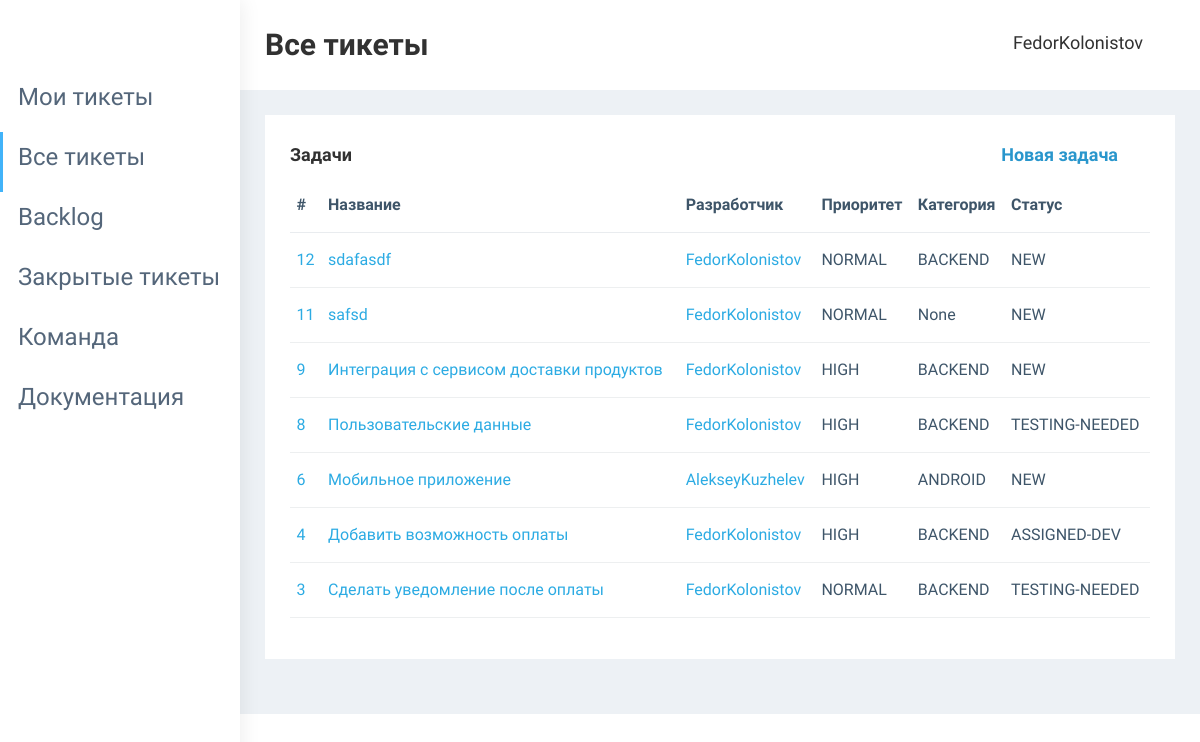
The app's page /tickets/ (signed in), older data.
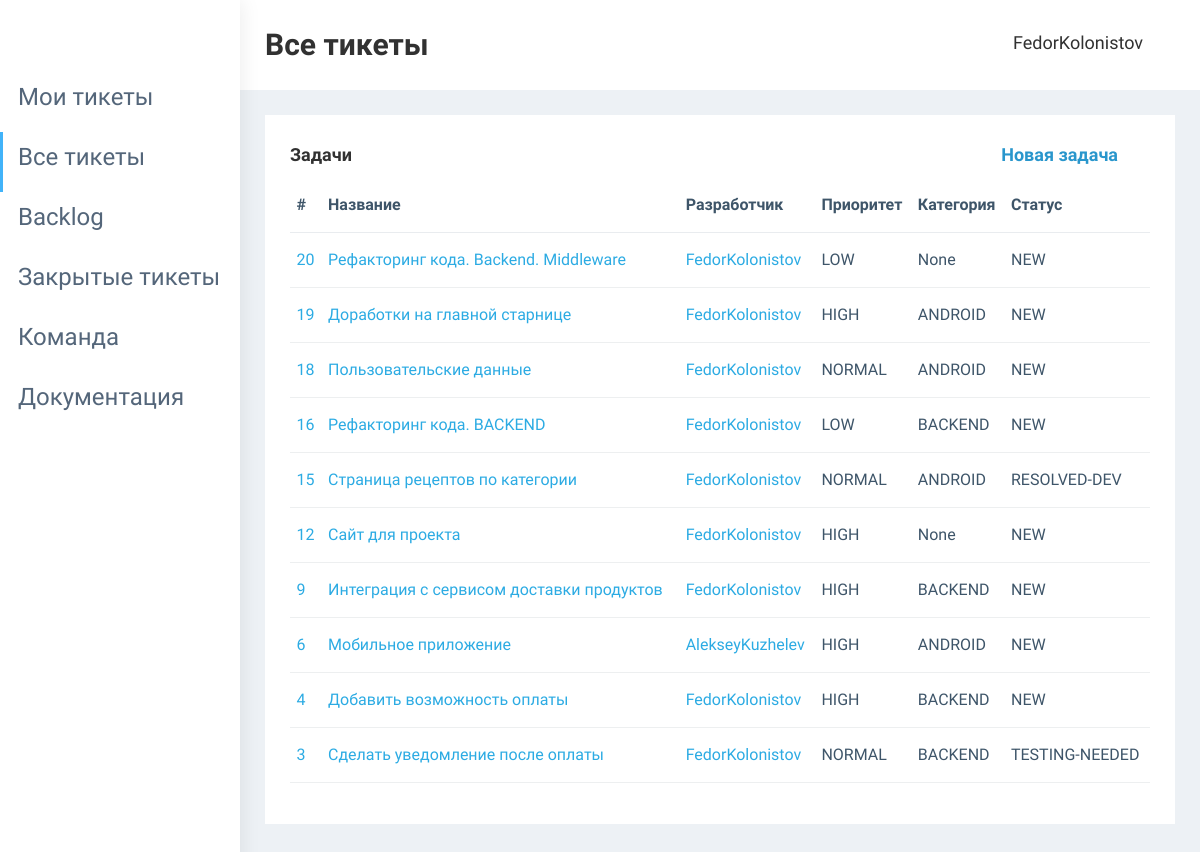
The same page, newer data.
### main/models.py (models this page shows, shortened)
class Ticket(models.Model):
    title = models.CharField(max_length=250)
    text = models.TextField()
    created_at = models.DateTimeField(auto_now_add=True)
    author = models.ForeignKey(User, on_delete=models.SET_NULL, null=True, related_name='author')
    developer = models.ForeignKey(User, on_delete=models.SET_NULL, null=True, related_name='developer')
    priority = models.CharField(max_length=10, choices=PRIORITIES, default='NORMAL')
    status = models.CharField(max_length=30, choices=STATUSES, default='NEW')
    time = models.PositiveIntegerField(default=0)
    category = models.CharField(max_length=100, choices=CATS, null=True)
    backlog = models.BooleanField(default=False)
    version = models.PositiveIntegerField()

### main/views.py (the view)
# urls.py: path('', RedirectView.as_view(url='tickets', permanent=False), name='index'),
def tickets(request):
    tickets = Ticket.objects.exclude(status='CLOSED').order_by('-id')
    username = request.user
    return render(request, 'main/home.html', context={'tickets': tickets, 'title': "Все тикеты", 'username': username})

### main/templates/main/home.html (shortened to what this page needs)
{% extends 'main/index.html' %}
{% block main %}
    <div class="container-fluid">
        <div class="row">
            <div class="col-sm-12">
                <div class="white-box">
                    {% if tickets %}
                    <h3 class="box-title">Задачи
                        <a href="{% url 'new' %}" style="color:#2996cc;float:right; margin-right:2rem;">Новая задача</a>
                    </h3>
                    <div class="table-responsive">
                        <table class="table text-nowrap">
                            <thead>
                                <tr>
                                    <th class="border-top-0">#</th>
                                    <th class="border-top-0">Название</th>
                                    <th class="border-top-0">Разработчик</th>
                                    <th class="border-top-0">Приоритет</th>
                                    <th class="border-top-0">Категория</th>
                                    <th class="border-top-0">Статус</th>
                                </tr>
                            </thead>
                            <tbody>
                            {% for ticket in tickets %}
                                <tr>
                                    <td><a href="{% url 'ticket' ticket.id %}">{{ticket.id}}</a></td>
                                    <td><a href="{% url 'ticket' ticket.id %}">{{ticket.title}}</a></td>
                                    <td><a href="{% url 'dev_tickets' ticket.developer.pk %}">{{ticket.developer}}</a></td>
                                    <td>{{ticket.priority}}</td>
                                    <td>{{ticket.category}}</td>
                                    <td>{{ticket.status}}</td>
                                </tr>
                            {% endfor %}
                            </tbody>
                        </table>
                    </div>
                    {% endif %}
                </div>
            </div>
        </div>
    </div>
{% endblock %}

### main/templates/main/index.html (shortened to what this page needs)
<!DOCTYPE html>
{% load static %}
<html dir="ltr" lang="en">
<head>
   <link href="{% static 'main/css/style.min.css' %}" rel="stylesheet">
</head>
<body>
    <div id="main-wrapper" data-layout="vertical" data-navbarbg="skin5" data-sidebartype="full"
        data-sidebar-position="absolute" data-header-position="absolute" data-boxed-layout="full">
        <aside class="left-sidebar" data-sidebarbg="skin6">
            <div class="scroll-sidebar">
                <nav class="sidebar-nav">
                    <ul id="sidebarnav">
                        <li class="sidebar-item pt-2">
                            <a class="sidebar-link waves-effect waves-dark sidebar-link" href="{% url 'my_page' %}"
                                aria-expanded="false">
                                <span class="hide-menu" style="font-size: 1.5rem; margin-bottom: 10px;">Мои тикеты</span>
                            </a>
                        </li>
                        <li class="sidebar-item">
                            <a class="sidebar-link waves-effect waves-dark sidebar-link" href="{% url 'tickets' %}"
                                aria-expanded="false">
                                <span class="hide-menu" style="font-size: 1.5rem; margin-bottom: 10px;">Все тикеты</span>
                            </a>
                        </li>
                        <li class="sidebar-item">
                            <a class="sidebar-link waves-effect waves-dark sidebar-link" href="{% url 'backlog' 1 %}"
                                aria-expanded="false">
                                <span class="hide-menu" style="font-size: 1.5rem; margin-bottom: 10px;">Backlog</span>
                            </a>
                        </li>
                        <li class="sidebar-item">
                            <a class="sidebar-link waves-effect waves-dark sidebar-link" href="{% url 'closed_tickets' %}"
                                aria-expanded="false">
                                <span class="hide-menu" style="font-size: 1.5rem; margin-bottom: 10px;">Закрытые тикеты</span>
                            </a>
                        </li>
                        <li class="sidebar-item">
                            <a class="sidebar-link waves-effect waves-dark sidebar-link" href="{% url 'team' %}"
                                aria-expanded="false">
                                <span class="hide-menu" style="font-size: 1.5rem; margin-bottom: 10px;">Команда</span>
                            </a>
                        </li>
                        <li class="sidebar-item">
                            <a class="sidebar-link waves-effect waves-dark sidebar-link" href="{% url 'doc' %}"
                                aria-expanded="false">
                                <span class="hide-menu" style="font-size: 1.5rem; margin-bottom: 10px;">Документация</span>
                            </a>
                        </li>
                    </ul>
                </nav>
            </div>
        </aside>
        <div class="page-wrapper">
            <div class="page-breadcrumb bg-white">
                <div class="row align-items-center">
                    <div class="col-lg-3 col-md-4 col-sm-4 col-xs-12">
                        <h2 class="page-title">{{title}} </h2>
                    </div>
                    <div class="col-lg-9 col-sm-8 col-md-8 col-xs-12" style="height: 4rem;">
                        <h4 style="float:right; margin-right:2rem; margin-top:1.2rem;">{{username}}</h4>
                    </div>
                </div>
            </div>
        {% block main %}
        {% endblock %}
        </div>
    </div>
</body>
</html>

Row changes from the older to the newer data that the page shows:
no longer on this page (row edited): Ticket: id "11", title "safsd", developer "FedorKolonistov", priority "NORMAL", category "None", status "NEW"
no longer on this page (row edited): Ticket: id "8", title "Пользовательские данные", developer "FedorKolonistov", priority "HIGH", category "BACKEND", status "TESTING-NEEDED"
added Ticket: id "20", title "Рефакторинг кода. Backend. Middleware", developer "FedorKolonistov", priority "LOW", category "None", status "NEW"
added Ticket: id "19", title "Доработки на главной старнице", developer "FedorKolonistov", priority "HIGH", category "ANDROID", status "NEW"
added Ticket: id "18", title "Пользовательские данные", developer "FedorKolonistov", priority "NORMAL", category "ANDROID", status "NEW"
added Ticket: id "16", title "Рефакторинг кода. BACKEND", developer "FedorKolonistov", priority "LOW", category "BACKEND", status "NEW"
added Ticket: id "15", title "Страница рецептов по категории", developer "FedorKolonistov", priority "NORMAL", category "ANDROID", status "RESOLVED-DEV"
changed Ticket id 12: title "sdafasdf" → "Сайт для проекта"; priority "NORMAL" → "HIGH"; category "BACKEND" → "None"
changed Ticket "Добавить возможность оплаты": status "ASSIGNED-DEV" → "NEW"
